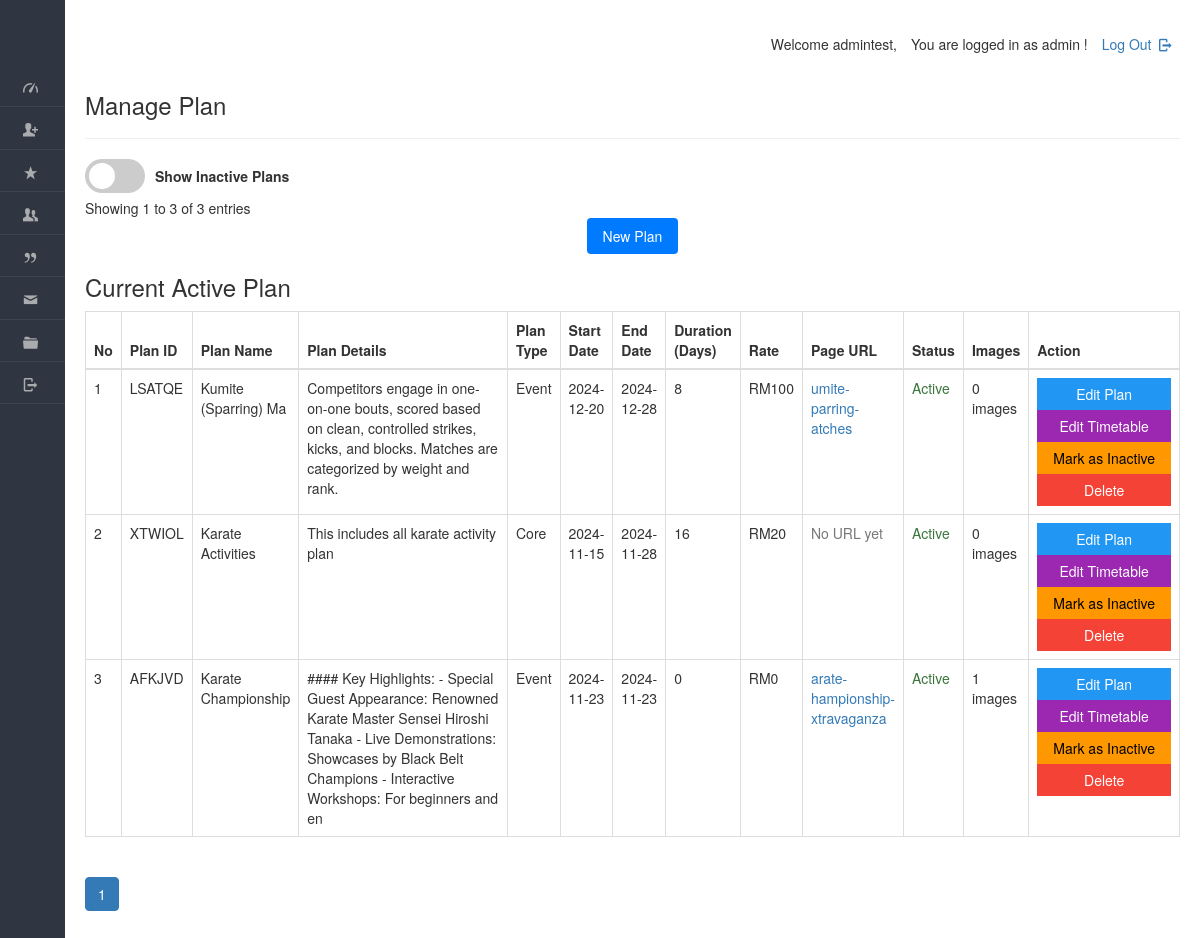
/dashboard/admin/view_plan.php (signed in), run on the app's committed database.
### tables this page shows
CREATE TABLE IF NOT EXISTS `plan` (
  `planid` varchar(8) NOT NULL,
  `tid` varchar(45) DEFAULT NULL,
  `planName` varchar(20) NOT NULL,
  `description` varchar(200) NOT NULL,
  `planType` varchar(50) NOT NULL,
  `startDate` varchar(50) NOT NULL,
  `endDate` varchar(50) NOT NULL,
  `duration` int NOT NULL,
  `validity` varchar(20) NOT NULL DEFAULT 'Lifetime',
  `amount` int DEFAULT '0',
  `active` varchar(255) NOT NULL,
  PRIMARY KEY (`planid`),
  KEY `idx_plan_name` (`planName`),
  KEY `idx_plan_type` (`planType`),
  KEY `idx_description` (`description`),
  KEY `idx_active` (`active`)
);

### dashboard/admin/view_plan.php (the view, shortened to what this page needs)
<!DOCTYPE html>
<html lang="en">
<head>
    <link rel="stylesheet" href="../../css/style.css"  id="style-resource-5">
    <link rel="stylesheet" href="../../css/dashMain.css">
    <link rel="stylesheet" type="text/css" href="../../css/entypo.css">
	<link href="a1style.css" rel="stylesheet" type="text/css">
	<link rel="stylesheet" href="https://maxcdn.bootstrapcdn.com/bootstrap/3.4.1/css/bootstrap.min.css">
	<link rel="stylesheet" href="../../css/dashboard/sidebar.css">
</head>
     <body class="page-body  page-fade" onload="collapseSidebar()">
    	<div class="page-container sidebar-collapsed" id="navbarcollapse">
		<div class="sidebar-menu">
			<header class="logo-env">
			</header>
    		<?php include('nav.php'); ?>
    	</div>
    		<div class="main-content">
				<div class="row">
					<div class="col-md-6 col-sm-8 clearfix">
					</div>
					<div class="col-md-6 col-sm-4 clearfix hidden-xs">
						<ul class="list-inline links-list pull-right">
							<li>
								<a href="logout.php">
									Log Out <i class="entypo-logout right"></i>
								</a>
							</li>
						</ul>
					</div>
				</div>
		<h3>Manage Plan</h3>
		<hr />
<?php
$records_per_page = 10;
$page = isset($_GET['page']) ? (int)$_GET['page'] : 1;
$offset = ($page - 1) * $records_per_page;
$search_term = isset($_GET['search']) ? mysqli_real_escape_string($con, $_GET['search']) : '';
$search_column = isset($_GET['search_column']) ? $_GET['search_column'] : 'planName';
$show_inactive = isset($_GET['show_inactive']) ? $_GET['show_inactive'] : 'no';
$count_query = "SELECT COUNT(DISTINCT p.planid) as total FROM plan p ";
$where_conditions = [];
if ($show_inactive !== 'yes') {
    $where_conditions[] = "p.active='yes'";
}
if (!empty($where_conditions)) {
    $where_clause = "WHERE " . implode(' AND ', $where_conditions);
    $count_query .= $where_clause;
}
$total_records_result = mysqli_query($con, $count_query);
$total_records = mysqli_fetch_assoc($total_records_result)['total'];
$total_pages = ceil($total_records / $records_per_page);
?>
<?php
$show_inactive = isset($_GET['show_inactive']) ? $_GET['show_inactive'] : 'no';
$query = "SELECT DISTINCT p.planid, p.planName, p.description, p.planType, p.startDate, p.endDate,
          p.duration, p.amount, p.active, pp.slug,
          (SELECT COUNT(*) FROM images i WHERE i.planid = p.planid) as image_count,
          (SELECT slug FROM plan_pages WHERE planid = p.planid LIMIT 1) as page_slug,
          st.tname, td.day_number, td.activities, st.tid
          FROM plan p
          LEFT JOIN plan_pages pp ON p.planid = pp.planid
          LEFT JOIN sports_timetable st ON p.planid = st.planid
          LEFT JOIN timetable_days td ON st.tid = td.tid ";
$where_conditions = [];
if ($show_inactive !== 'yes') {
    $where_conditions[] = "p.active='yes'";
}
if (!empty($where_conditions)) {
    $query .= "WHERE " . implode(" AND ", $where_conditions) . " ";
}
$query .= " GROUP BY p.planid ORDER BY p.active DESC, p.amount DESC";
$result = mysqli_query($con, $query);
$sno = 1;
?>
<div class="mb-3">
    <form method="GET" class="form-inline" id="filterForm" style="display: flex; align-items: center; gap: 10px;">
<form id="filterForm" action="your_page.php" method="get">
    <label class="switch">
        <span class="slider round"></span>
    </label>
        <label>Show Inactive Plans</label>
    </form>
</div>
<div class="mb-3">
    Showing <?php echo $offset + 1; ?> to <?php echo min($offset + $records_per_page, $total_records); ?>
    of <?php echo $total_records; ?> entries
</div>
<div style="display: flex; justify-content: center; align-items: center; width: 100%;">
    <a href="new_plan.php" style="text-align: center; padding: 8px 16px; background-color: #007bff; color: white; text-decoration: none; border-radius: 4px;">New Plan</a>
</div>
    <h3 style="margin-right: 20px;">Current Active Plan</h3>
<table class="table table-bordered datatable" id="table-1" border="1">
    <thead>
        <tr>
            <th onclick="sortTable(0)">No</th>
            <th onclick="sortTable(1)">Plan ID</th>
            <th onclick="sortTable(2)">Plan Name</th>
            <th onclick="sortTable(3)">Plan Details</th>
            <th onclick="sortTable(4)">Plan Type</th>
            <th onclick="sortTable(5)">Start Date</th>
            <th onclick="sortTable(6)">End Date</th>
            <th onclick="sortTable(7)">Duration (Days)</th>
            <th onclick="sortTable(8)">Rate</th>
            <th onclick="sortTable(9)">Page URL</th>
            <th onclick="sortTable(10)">Status</th>
            <th onclick="sortTable(11)">Images</th>
            <th>Action</th>
        </tr>
    </thead>
    <tbody>
        <?php
        if (mysqli_affected_rows($con) != 0) {
            while ($row = mysqli_fetch_array($result, MYSQLI_ASSOC)) {
                $msgid = $row['planid'];
                $tid = $row['tid'];
                $status_class = $row['active'] === 'yes' ? 'text-success' : 'text-danger';
                $status_text = $row['active'] === 'yes' ? 'Active' : 'Inactive';
                echo "<tr>";
                echo "<td>" . $sno . "</td>";
                echo "<td>" . $row['planid'] . "</td>";
                echo "<td>" . $row['planName'] . "</td>";
                echo "<td width='380'>" . $row['description'] . "</td>";
                echo "<td>" . $row['planType'] . "</td>";
                echo "<td>" . date('Y-m-d', strtotime($row['startDate'])) . "</td>";
                echo "<td>" . date('Y-m-d', strtotime($row['endDate'])) . "</td>";
                echo "<td>" . $row['duration'] . "</td>";
                echo "<td>RM" . $row['amount'] . "</td>";
                if ($row['page_slug']) {
                    $url_status = $row['active'] === 'yes' ? '' : ' (Inactive)';
                    echo "<td><a href='../../plans/" . $row['page_slug'] . "' target='_blank'>" .
                         $row['page_slug'] . $url_status . "</a></td>";
                } else {
                    echo "<td><span class='text-muted'>No URL yet</span></td>";
                }
                echo "<td class='" . $status_class . "'>" . $status_text . "</td>";
                echo "<td>" . $row['image_count'] . " images</td>";
echo "<td>";
if (!empty($tid)) {
    echo "<a href='timetable_detail.php?id=" . $tid . "&planid=" . $row['planid'] . "'>
            <input type='button' class='a1-btn a1-blue' style='width:100%' value='Edit Plan'>
          </a>";
    echo "<a href='timetable_detail.php?id=" . $tid . "&planid=" . $row['planid'] . "&scroll=1#timetable-details'>
            <input type='button' class='a1-btn a1-purple' style='width:100%' value='Edit Timetable'>
          </a>";
} else {
echo "<a href='add_timetable.php?planid=" . $row['planid'] . "'>
        <input type='button' class='a1-btn a1-green' style='width:100%' value='Add Timetable'>
      </a>";
}
if ($row['active'] === 'yes') {
    echo "<form action='del_plan.php' method='post' onSubmit='return ConfirmDeactivate();'>
            <input type='hidden' name='name' value='" . $msgid . "'/>
            <input type='submit' value='Mark as Inactive' class='a1-btn a1-orange' style='width:100%'/>
          </form>";
} else {
    echo "<form action='activate_plan.php' method='post' onSubmit='return ConfirmActivate();'>
            <input type='hidden' name='name' value='" . $msgid . "'/>
            <input type='submit' value='Mark as Active' class='a1-btn a1-green' style='width:100%'/>
          </form>";
}
echo "<form action='delete_plan.php' method='post' onSubmit='return ConfirmDelete();'>
        <input type='hidden' name='planid' value='" . $msgid . "'/>
        <input type='submit' value='Delete' class='a1-btn a1-red' style='width:100%'/>
      </form>";
echo "</td>";
                echo "</tr>";
                $sno++;
            }
        } else {
            echo "<tr><td colspan='14' class='text-center'>No records found</td></tr>";
        }
        ?>
    </tbody>
</table>
<nav aria-label="Page navigation">
    <ul class="pagination justify-content-center">
        <?php
        $start_page = max(1, $page - 2);
        $end_page = min($total_pages, $page + 2);
        for ($i = $start_page; $i <= $end_page; $i++): ?>
            <li class="page-item <?php echo $i === $page ? 'active' : ''; ?>">
                <a class="page-link" href="?page=<?php echo $i; ?>&search=<?php echo urlencode($search_term); ?>&search_column=<?php echo urlencode($search_column); ?>&show_inactive=<?php echo urlencode($show_inactive); ?>"><?php echo $i; ?></a>
            </li>
        <?php endfor; ?>
    </ul>
</nav>
    	</div>
    </body>
</html>

### css/style.css (style rules this page uses)
html { font-size: 62.5%; font-family: sans-serif; }
div { display: block; }
body { font-family: "Noto Sans", sans-serif, "Helvetica Neue", Helvetica, Arial, sans-serif; font-size: 12px; line-height: 1.428571429; display: block; margin: 0; }
*, *:before, *:after { box-sizing: border-box; }
a { text-decoration: none; background: transparent; }
input, button, select, textarea { font-family: inherit; font-size: inherit; line-height: inherit; }
button, input { line-height: normal; }
button, input, select, textarea { font-family: inherit; font-size: 100%; margin: 0; }
input { background-color: white; cursor: text; padding: 1px; border-width: 2px; border-style: inset; border-color: initial; border-image: initial; }
input, textarea, select, button { text-rendering: auto; color: initial; letter-spacing: normal; word-spacing: normal; text-transform: none; text-indent: 0px; text-shadow: none; display: inline-block; text-align: start; margin: 0em; font: 400 13.3333px Arial; }
button, html input[type="button"], input[type="reset"], input[type="submit"] { cursor: pointer; }
a { color: #373e4a; text-decoration: none; }
a { background: transparent; }
a { color: #373e4a; }
.page-container { position: relative; padding-left: 280px; }
.page-container .sidebar-menu { position: absolute; width: 280px; top: 0; left: 0; bottom: 0; background: #303641; color: #aaabae; z-index: 1; min-height: 796px; box-sizing: border-box; }
.page-container .sidebar-menu .logo-env { width: 100%; padding: 35px; padding-bottom: 10px; box-sizing: border-box; }
.page-container.sidebar-collapsed { padding-left: 65px; }
.page-container.sidebar-collapsed .sidebar-menu { z-index: 4; width: 65px; }
.page-container.sidebar-collapsed .sidebar-menu .logo-env { display: block; padding: 20px; }
.page-container .sidebar-menu .logo-env:before, .page-container .sidebar-menu .logo-env:after { content: " "; display: table; }
.page-container .sidebar-menu .logo-env:after { clear: both; }
ul, ol { margin-top: 0; margin-bottom: 8.5px; }
ul, menu, dir { display: block; list-style-type: disc; }
li { display: list-item; }
i, cite, em, var, address, dfn { font-style: italic; }

### css/dashMain.css (style rules this page uses)
.page-container .main-content { position: relative; float: left; width: 100%; padding: 20px; z-index: 2; background: #ffffff; box-sizing: border-box; }
.row { margin-left: -15px; margin-right: -15px; }
.row:before, .row:after { content: " "; display: table; }
.row:after { clear: both; }
.col-xs-1, .col-sm-1, .col-md-1, .col-lg-1, .col-xs-2, .col-sm-2, .col-md-2, .col-lg-2, .col-xs-3, .col-sm-3, .col-md-3, .col-lg-3, .col-xs-4, .col-sm-4, .col-md-4, .col-lg-4, .col-xs-5, .col-sm-5, .col-md-5, .col-lg-5, .col-xs-6, .col-sm-6, .col-md-6, .col-lg-6, .col-xs-7, .col-sm-7, .col-md-7, .col-lg-7, .col-xs-8, .col-sm-8, .col-md-8, .col-lg-8, .col-xs-9, .col-sm-9, .col-md-9, .col-lg-9, .col-xs-10, .col-sm-10, .col-md-10, .col-lg-10, .col-xs-11, .col-sm-11, .col-md-11, .col-lg-11, .col-xs-12, .col-sm-12, .col-md-12, .col-lg-12 { position: relative; min-height: 1px; padding-left: 15px; padding-right: 15px; }
.links-list { white-space: nowrap; padding-top: 14px; padding-bottom: 8px; }
.pull-right { float: right !important; }
.list-inline { padding-left: 0; list-style: none; }
ul, ol { margin-top: 0; margin-bottom: 8.5px; }
.list-inline > li:first-child { padding-left: 0; }
.list-inline > li { display: inline-block; padding-left: 5px; padding-right: 5px; }
@media (min-width: 768px) { .col-sm-1, .col-sm-2, .col-sm-3, .col-sm-4, .col-sm-5, .col-sm-6, .col-sm-7, .col-sm-8, .col-sm-9, .col-sm-10, .col-sm-11 { float: left; } }
@media (min-width: 768px) { .col-sm-8 { width: 66.66666666666666%; } }
@media (min-width: 768px) { .col-sm-4 { width: 33.33333333333333%; } }
@media (min-width: 992px) { .col-md-1, .col-md-2, .col-md-3, .col-md-4, .col-md-5, .col-md-6, .col-md-7, .col-md-8, .col-md-9, .col-md-10, .col-md-11 { float: left; } }
@media (min-width: 992px) { .col-md-6 { width: 50%; } }
a { color: #373e4a; text-decoration: none; }
a { background: transparent; }
a { color: #373e4a; }
hr { margin-top: 17px; margin-bottom: 17px; border: 0; border-top: 1px solid #998f8f; }
hr { box-sizing: content-box; height: 0; }
i, cite, em, var, address, dfn { font-style: italic; }

### css/dashboard/sidebar.css (style rules this page uses)
.page-container { display: flex; min-height: 100vh; }
.sidebar-menu { width: 250px; background-color: #2b303a; color: #ffffff; }
.main-content { flex-grow: 1; padding: 20px; }

### data on the page
plan: planid "LSATQE", planName "Kumite (Sparring) Ma", description "Competitors engage in one-on-one bouts, scored based on clean, controlled strikes, kicks, and blocks. Matches are categorized by weight and rank.", planType "Event", startDate "2024-12-20", endDate "2024-12-28", duration "8", amount "100", page_slug "umite-parring-atches", active "Active", image_count "0"
plan: planid "XTWIOL", planName "Karate Activities", description "This includes all karate activity plan", planType "Core", startDate "2024-11-15", endDate "2024-11-28", duration "16", amount "20", shows "No URL yet", active "Active", image_count "0"
plan: planid "AFKJVD", planName "Karate Championship", description "#### Key Highlights: - Special Guest Appearance: Renowned Karate Master Sensei Hiroshi Tanaka - Live Demonstrations: Showcases by Black Belt Champions - Interactive Workshops: For beginners and en", planType "Event", startDate "2024-11-23", endDate "2024-11-23", duration "0", amount "0", page_slug "arate-hampionship-xtravaganza", active "Active", image_count "1"

### other printed values
$offset + 1 "1"
min($offset + $records_per_page, $total_records) "3"
$total_records "3"
